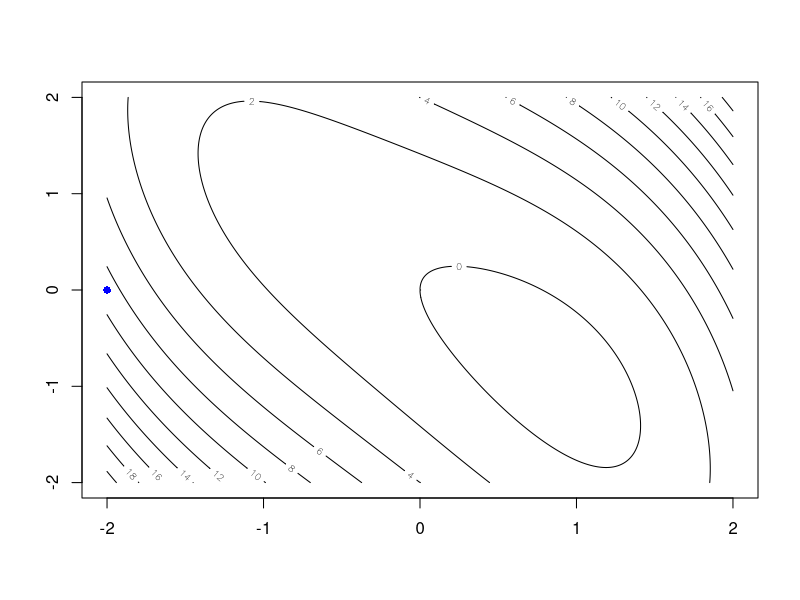

Write the R code that produced this figure.
## ---- chunk 1
f <- function(x){
  x[1]^4/4 - sin(x[1]) + (x[1] + x[2])^2
}

fp <- function(x){
  c(x[1]^3 - cos(x[1]) + 2*(x[1] + x[2]),
    2*(x[1] + x[2]))
}

Hf <- function(x){
  matrix(c(3*x[1]^2 + sin(x[1]) + 2, 2,
           2, 2), nrow=2)
}
## ---- chunk 2
x <- seq(-2, 2, by=0.005)
y <- seq(-2, 2, by=0.005)
z <- matrix(nrow=length(x), ncol=length(y))
for(i in 1:nrow(z)){
  for(j in 1:ncol(z)){
    z[i,j] <- f(c(x[i], y[j]))
  }
}

contour(x, y, z)

xk <- c(-2, 0)
points(xk[1], xk[2], pch=16, col="blue")
